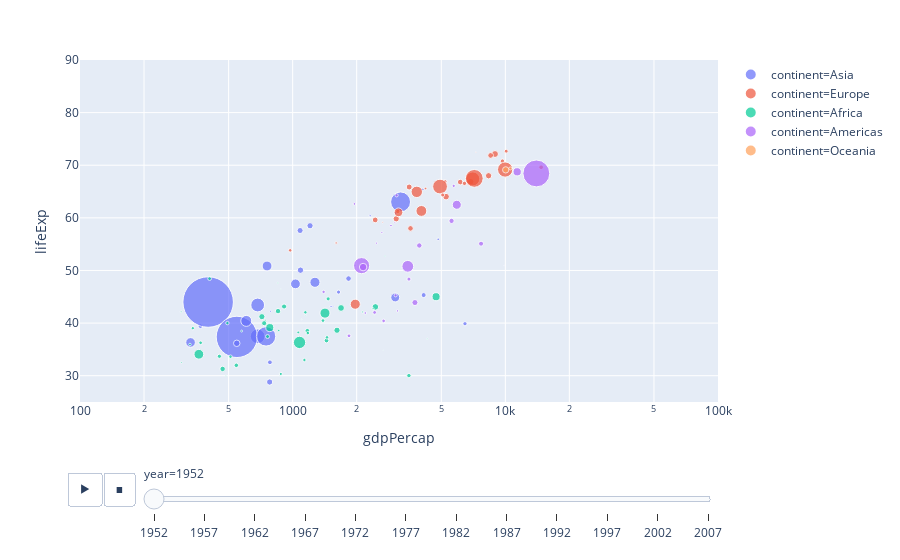

The cell this chart's notebook holds for it:
### Markdown cell above
## Interactive Plots

### Code cell
import plotly.express as px
gapminder = px.data.gapminder()
px.scatter(gapminder, x="gdpPercap", y="lifeExp", animation_frame="year", animation_group="country",
           size="pop", color="continent", hover_name="country",
           log_x=True, size_max=55, range_x=[100,100000], range_y=[25,90])

### Figure 1 — Plotly figure (JSON) as saved in the notebook; plotly's stock layout.template omitted (floating-point values rounded to 4 significant figures)
{"data": [{"hoverlabel": {"namelength": 0}, "hovertemplate": "<b>%{hovertext}</b><br><br>continent=Asia<br>year=1952<br>gdpPercap=%{x}<br>lifeExp=%{y}<br>pop=%{marker.size}", "hovertext": ["Afghanistan", "Bahrain", "Bangladesh", "Cambodia", "China", "Hong Kong, China", "India", "Indonesia", "Iran", "Iraq", "Israel", "Japan", "Jordan", "Korea, Dem. Rep.", "Korea, Rep.", "Kuwait", "Lebanon", "Malaysia", "Mongolia", "Myanmar", "Nepal", "Oman", "Pakistan", "Philippines", "Saudi Arabia", "Singapore", "Sri Lanka", "Syria", "Taiwan", "Thailand", "Vietnam", "West Bank and Gaza", "Yemen, Rep."], "ids": ["Afghanistan", "Bahrain", "Bangladesh", "Cambodia", "China", "Hong Kong, China", "India", "Indonesia", "Iran", "Iraq", "Israel", "Japan", "Jordan", "Korea, Dem. Rep.", "Korea, Rep.", "Kuwait", "Lebanon", "Malaysia", "Mongolia", "Myanmar", "Nepal", "Oman", "Pakistan", "Philippines", "Saudi Arabia", "Singapore", "Sri Lanka", "Syria", "Taiwan", "Thailand", "Vietnam", "West Bank and Gaza", "Yemen, Rep."], "legendgroup": "continent=Asia", "marker": {"color": "#636efa", "size": [8425333, 120447, 46886859, 4693836, 556263527, 2125900, 372000000, 82052000, 17272000, 5441766, 1620914, 86459025, 607914, 8865488, 20947571, 160000, 1439529, 6748378, 800663, 20092996, 9182536, 507833, 41346560, 22438691, 4005677, 1127000, 7982342, 3661549, 8550362, 21289402, 26246839, 1030585, 4963829], "sizemode": "area", "sizeref": 435900.0, "symbol": "circle"}, "mode": "markers", "name": "continent=Asia", "showlegend": true, "type": "scatter", "x": [779.4, 9867.0, 684.2, 368.5, 400.4, 3054.0, 546.6, 749.7, 3035.0, 4130.0, 4087.0, 3217.0, 1547.0, 1088.0, 1031.0, 108400.0, 4835.0, 1831.0, 786.6, 331, 545.9, 1828.0, 684.6, 1273.0, 6460.0, 2315.0, 1084.0, 1643.0, 1207.0, 757.8, 605.1, 1516.0, 781.7], "xaxis": "x", "y": [28.8, 50.94, 37.48, 39.42, 44, 60.96, 37.37, 37.47, 44.87, 45.32, 65.39, 63.03, 43.16, 50.06, 47.45, 55.56, 55.93, 48.46, 42.24, 36.32, 36.16, 37.58, 43.44, 47.75, 39.88, 60.4, 57.59, 45.88, 58.5, 50.85, 40.41, 43.16, 32.55], "yaxis": "y"}, {"hoverlabel": {"namelength": 0}, "hovertemplate": "<b>%{hovertext}</b><br><br>continent=Europe<br>year=1952<br>gdpPercap=%{x}<br>lifeExp=%{y}<br>pop=%{marker.size}", "hovertext": ["Albania", "Austria", "Belgium", "Bosnia and Herzegovina", "Bulgaria", "Croatia", "Czech Republic", "Denmark", "Finland", "France", "Germany", "Greece", "Hungary", "Iceland", "Ireland", "Italy", "Montenegro", "Netherlands", "Norway", "Poland", "Portugal", "Romania", "Serbia", "Slovak Republic", "Slovenia", "Spain", "Sweden", "Switzerland", "Turkey", "United Kingdom"], "ids": ["Albania", "Austria", "Belgium", "Bosnia and Herzegovina", "Bulgaria", "Croatia", "Czech Republic", "Denmark", "Finland", "France", "Germany", "Greece", "Hungary", "Iceland", "Ireland", "Italy", "Montenegro", "Netherlands", "Norway", "Poland", "Portugal", "Romania", "Serbia", "Slovak Republic", "Slovenia", "Spain", "Sweden", "Switzerland", "Turkey", "United Kingdom"], "legendgroup": "continent=Europe", "marker": {"color": "#EF553B", "size": [1282697, 6927772, 8730405, 2791000, 7274900, 3882229, 9125183, 4334000, 4090500, 42459667, 69145952, 7733250, 9504000, 147962, 2952156, 47666000, 413834, 10381988, 3327728, 25730551, 8526050, 16630000, 6860147, 3558137, 1489518, 28549870, 7124673, 4815000, 22235677, 50430000], "sizemode": "area", "sizeref": 435900.0, "symbol": "circle"}, "mode": "markers", "name": "continent=Europe", "showlegend": true, "type": "scatter", "x": [1601.0, 6137.0, 8343.0, 973.5, 2444.0, 3119.0, 6876.0, 9692.0, 6425.0, 7030.0, 7144.0, 3531.0, 5264.0, 7268.0, 5210.0, 4931.0, 2648.0, 8942.0, 10100.0, 4029.0, 3068.0, 3145.0, 3581.0, 5075.0, 4215.0, 3834.0, 8528.0, 14730.0, 1969.0, 9980.0], "xaxis": "x", "y": [55.23, 66.8, 68, 53.82, 59.6, 61.21, 66.87, 70.78, 66.55, 67.41, 67.5, 65.86, 64.03, 72.49, 66.91, 65.94, 59.16, 72.13, 72.67, 61.31, 59.82, 61.05, 58.0, 64.36, 65.57, 64.94, 71.86, 69.62, 43.59, 69.18], "yaxis": "y"}, {"hoverlabel": {"namelength": 0}, "hovertemplate": "<b>%{hovertext}</b><br><br>continent=Africa<br>year=1952<br>gdpPercap=%{x}<br>lifeExp=%{y}<br>pop=%{marker.size}", "hovertext": ["Algeria", "Angola", "Benin", "Botswana", "Burkina Faso", "Burundi", "Cameroon", "Central African Republic", "Chad", "Comoros", "Congo, Dem. Rep.", "Congo, Rep.", "Cote d'Ivoire", "Djibouti", "Egypt", "Equatorial Guinea", "Eritrea", "Ethiopia", "Gabon", "Gambia", "Ghana", "Guinea", "Guinea-Bissau", "Kenya", "Lesotho", "Liberia", "Libya", "Madagascar", "Malawi", "Mali", "Mauritania", "Mauritius", "Morocco", "Mozambique", "Namibia", "Niger", "Nigeria", "Reunion", "Rwanda", "Sao Tome and Principe", "Senegal", "Sierra Leone", "Somalia", "South Africa", "Sudan", "Swaziland", "Tanzania", "Togo", "Tunisia", "Uganda", "Zambia", "Zimbabwe"], "ids": ["Algeria", "Angola", "Benin", "Botswana", "Burkina Faso", "Burundi", "Cameroon", "Central African Republic", "Chad", "Comoros", "Congo, Dem. Rep.", "Congo, Rep.", "Cote d'Ivoire", "Djibouti", "Egypt", "Equatorial Guinea", "Eritrea", "Ethiopia", "Gabon", "Gambia", "Ghana", "Guinea", "Guinea-Bissau", "Kenya", "Lesotho", "Liberia", "Libya", "Madagascar", "Malawi", "Mali", "Mauritania", "Mauritius", "Morocco", "Mozambique", "Namibia", "Niger", "Nigeria", "Reunion", "Rwanda", "Sao Tome and Principe", "Senegal", "Sierra Leone", "Somalia", "South Africa", "Sudan", "Swaziland", "Tanzania", "Togo", "Tunisia", "Uganda", "Zambia", "Zimbabwe"], "legendgroup": "continent=Africa", "marker": {"color": "#00cc96", "size": [9279525, 4232095, 1738315, 442308, 4469979, 2445618, 5009067, 1291695, 2682462, 153936, 14100005, 854885, 2977019, 63149, 22223309, 216964, 1438760, 20860941, 420702, 284320, 5581001, 2664249, 580653, 6464046, 748747, 863308, 1019729, 4762912, 2917802, 3838168, 1022556, 516556, 9939217, 6446316, 485831, 3379468, 33119096, 257700, 2534927, 60011, 2755589, 2143249, 2526994, 14264935, 8504667, 290243, 8322925, 1219113, 3647735, 5824797, 2672000, 3080907], "sizemode": "area", "sizeref": 435900.0, "symbol": "circle"}, "mode": "markers", "name": "continent=Africa", "showlegend": true, "type": "scatter", "x": [2449.0, 3521.0, 1063.0, 851.2, 543.3, 339.3, 1173.0, 1071.0, 1179.0, 1103.0, 780.5, 2126.0, 1389.0, 2670.0, 1419.0, 375.6, 328.9, 362.1, 4293.0, 485.2, 911.3, 510.2, 299.9, 853.5, 298.8, 575.6, 2388.0, 1443.0, 369.2, 452.3, 743.1, 1968.0, 1688.0, 468.5, 2424.0, 761.9, 1077.0, 2719.0, 493.3, 879.6, 1450.0, 879.8, 1136.0, 4725.0, 1616.0, 1148.0, 716.7, 859.8, 1468.0, 734.8, 1147.0, 406.9], "xaxis": "x", "y": [43.08, 30.02, 38.22, 47.62, 31.98, 39.03, 38.52, 35.46, 38.09, 40.72, 39.14, 42.11, 40.48, 34.81, 41.89, 34.48, 35.93, 34.08, 37.0, 30, 43.15, 33.61, 32.5, 42.27, 42.14, 38.48, 42.72, 36.68, 36.26, 33.69, 40.54, 50.99, 42.87, 31.29, 41.73, 37.44, 36.32, 52.72, 40, 46.47, 37.28, 30.33, 32.98, 45.01, 38.63, 41.41, 41.22, 38.6, 44.6, 39.98, 42.04, 48.45], "yaxis": "y"}, {"hoverlabel": {"namelength": 0}, "hovertemplate": "<b>%{hovertext}</b><br><br>continent=Americas<br>year=1952<br>gdpPercap=%{x}<br>lifeExp=%{y}<br>pop=%{marker.size}", "hovertext": ["Argentina", "Bolivia", "Brazil", "Canada", "Chile", "Colombia", "Costa Rica", "Cuba", "Dominican Republic", "Ecuador", "El Salvador", "Guatemala", "Haiti", "Honduras", "Jamaica", "Mexico", "Nicaragua", "Panama", "Paraguay", "Peru", "Puerto Rico", "Trinidad and Tobago", "United States", "Uruguay", "Venezuela"], "ids": ["Argentina", "Bolivia", "Brazil", "Canada", "Chile", "Colombia", "Costa Rica", "Cuba", "Dominican Republic", "Ecuador", "El Salvador", "Guatemala", "Haiti", "Honduras", "Jamaica", "Mexico", "Nicaragua", "Panama", "Paraguay", "Peru", "Puerto Rico", "Trinidad and Tobago", "United States", "Uruguay", "Venezuela"], "legendgroup": "continent=Americas", "marker": {"color": "#ab63fa", "size": [17876956, 2883315, 56602560, 14785584, 6377619, 12350771, 926317, 6007797, 2491346, 3548753, 2042865, 3146381, 3201488, 1517453, 1426095, 30144317, 1165790, 940080, 1555876, 8025700, 2227000, 662850, 157553000, 2252965, 5439568], "sizemode": "area", "sizeref": 435900.0, "symbol": "circle"}, "mode": "markers", "name": "continent=Americas", "showlegend": true, "type": "scatter", "x": [5911.0, 2677.0, 2109.0, 11370.0, 3940.0, 2144.0, 2627.0, 5587.0, 1398.0, 3522.0, 3048.0, 2428.0, 1840.0, 2195.0, 2899.0, 3478.0, 3112.0, 2480.0, 1952.0, 3759.0, 3082.0, 3023.0, 13990.0, 5717.0, 7690.0], "xaxis": "x", "y": [62.48, 40.41, 50.92, 68.75, 54.74, 50.64, 57.21, 59.42, 45.93, 48.36, 45.26, 42.02, 37.58, 41.91, 58.53, 50.79, 42.31, 55.19, 62.65, 43.9, 64.28, 59.1, 68.44, 66.07, 55.09], "yaxis": "y"}, {"hoverlabel": {"namelength": 0}, "hovertemplate": "<b>%{hovertext}</b><br><br>continent=Oceania<br>year=1952<br>gdpPercap=%{x}<br>lifeExp=%{y}<br>pop=%{marker.size}", "hovertext": ["Australia", "New Zealand"], "ids": ["Australia", "New Zealand"], "legendgroup": "continent=Oceania", "marker": {"color": "#FFA15A", "size": [8691212, 1994794], "sizemode": "area", "sizeref": 435900.0, "symbol": "circle"}, "mode": "markers", "name": "continent=Oceania", "showlegend": true, "type": "scatter", "x": [10040.0, 10560.0], "xaxis": "x", "y": [69.12, 69.39], "yaxis": "y"}], "layout": {"legend": {"itemsizing": "constant", "tracegroupgap": 0}, "margin": {"t": 60}, "sliders": [{"active": 0, "currentvalue": {"prefix": "year="}, "len": 0.9, "pad": {"b": 10, "t": 60}, "steps": [{"args": [["1952"], {"frame": {"duration": 0, "redraw": false}, "fromcurrent": true, "mode": "immediate", "transition": {"duration": 0, "easing": "linear"}}], "label": "1952", "method": "animate"}, {"args": [["1957"], {"frame": {"duration": 0, "redraw": false}, "fromcurrent": true, "mode": "immediate", "transition": {"duration": 0, "easing": "linear"}}], "label": "1957", "method": "animate"}, {"args": [["1962"], {"frame": {"duration": 0, "redraw": false}, "fromcurrent": true, "mode": "immediate", "transition": {"duration": 0, "easing": "linear"}}], "label": "1962", "method": "animate"}, {"args": [["1967"], {"frame": {"duration": 0, "redraw": false}, "fromcurrent": true, "mode": "immediate", "transition": {"duration": 0, "easing": "linear"}}], "label": "1967", "method": "animate"}, {"args": [["1972"], {"frame": {"duration": 0, "redraw": false}, "fromcurrent": true, "mode": "immediate", "transition": {"duration": 0, "easing": "linear"}}], "label": "1972", "method": "animate"}, {"args": [["1977"], {"frame": {"duration": 0, "redraw": false}, "fromcurrent": true, "mode": "immediate", "transition": {"duration": 0, "easing": "linear"}}], "label": "1977", "method": "animate"}, {"args": [["1982"], {"frame": {"duration": 0, "redraw": false}, "fromcurrent": true, "mode": "immediate", "transition": {"duration": 0, "easing": "linear"}}], "label": "1982", "method": "animate"}, {"args": [["1987"], {"frame": {"duration": 0, "redraw": false}, "fromcurrent": true, "mode": "immediate", "transition": {"duration": 0, "easing": "linear"}}], "label": "1987", "method": "animate"}, {"args": [["1992"], {"frame": {"duration": 0, "redraw": false}, "fromcurrent": true, "mode": "immediate", "transition": {"duration": 0, "easing": "linear"}}], "label": "1992", "method": "animate"}, {"args": [["1997"], {"frame": {"duration": 0, "redraw": false}, "fromcurrent": true, "mode": "immediate", "transition": {"duration": 0, "easing": "linear"}}], "label": "1997", "method": "animate"}, {"args": [["2002"], {"frame": {"duration": 0, "redraw": false}, "fromcurrent": true, "mode": "immediate", "transition": {"duration": 0, "easing": "linear"}}], "label": "2002", "method": "animate"}, {"args": [["2007"], {"frame": {"duration": 0, "redraw": false}, "fromcurrent": true, "mode": "immediate", "transition": {"duration": 0, "easing": "linear"}}], "label": "2007", "method": "animate"}], "x": 0.1, "xanchor": "left", "y": 0, "yanchor": "top"}], "updatemenus": [{"buttons": [{"args": [null, {"frame": {"duration": 500, "redraw": false}, "fromcurrent": true, "mode": "immediate", "transition": {"duration": 500, "easing": "linear"}}], "label": "&#9654;", "method": "animate"}, {"args": [[null], {"frame": {"duration": 0, "redraw": false}, "fromcurrent": true, "mode": "immediate", "transition": {"duration": 0, "easing": "linear"}}], "label": "&#9724;", "method": "animate"}], "direction": "left", "pad": {"r": 10, "t": 70}, "showactive": false, "type": "buttons", "x": 0.1, "xanchor": "right", "y": 0, "yanchor": "top"}], "xaxis": {"anchor": "y", "domain": [0, 1], "range": [2, 5], "title": {"text": "gdpPercap"}, "type": "log"}, "yaxis": {"anchor": "x", "domain": [0, 1], "range": [25, 90], "title": {"text": "lifeExp"}}}}
